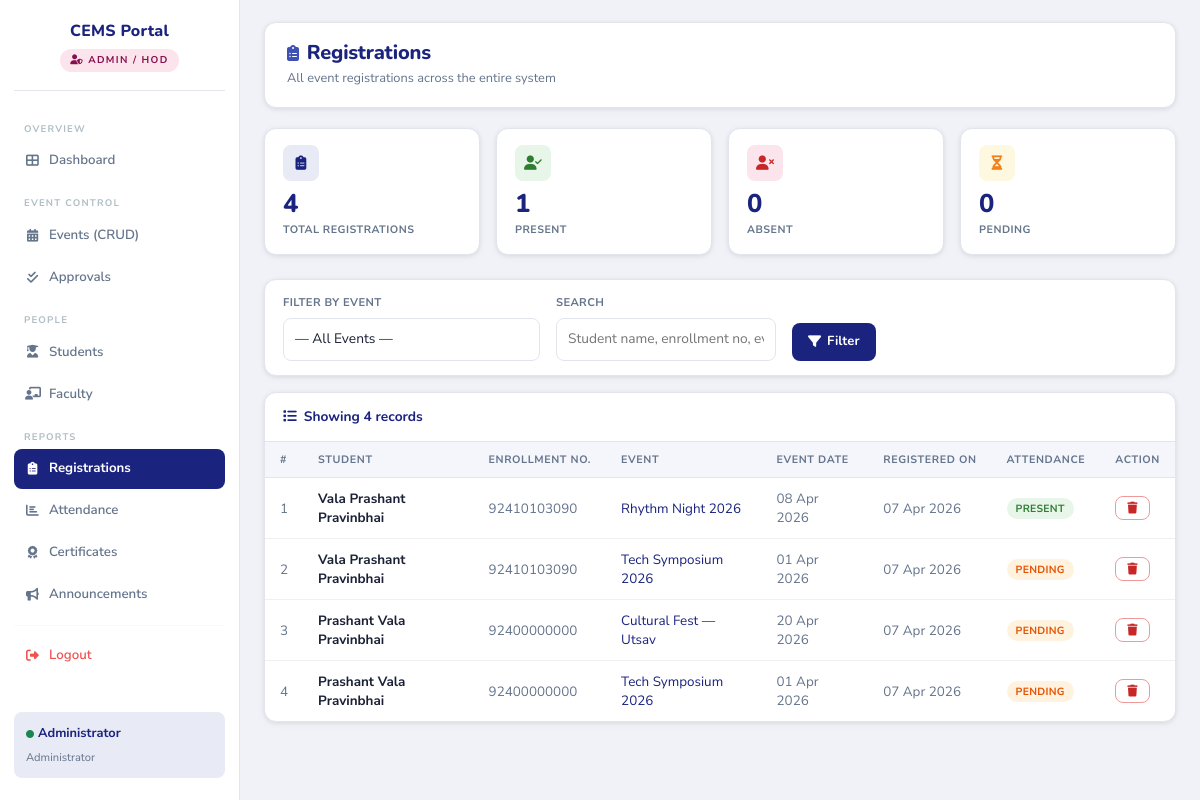
/admin/registrations.php (signed in), run on an earlier commit of the app's database.
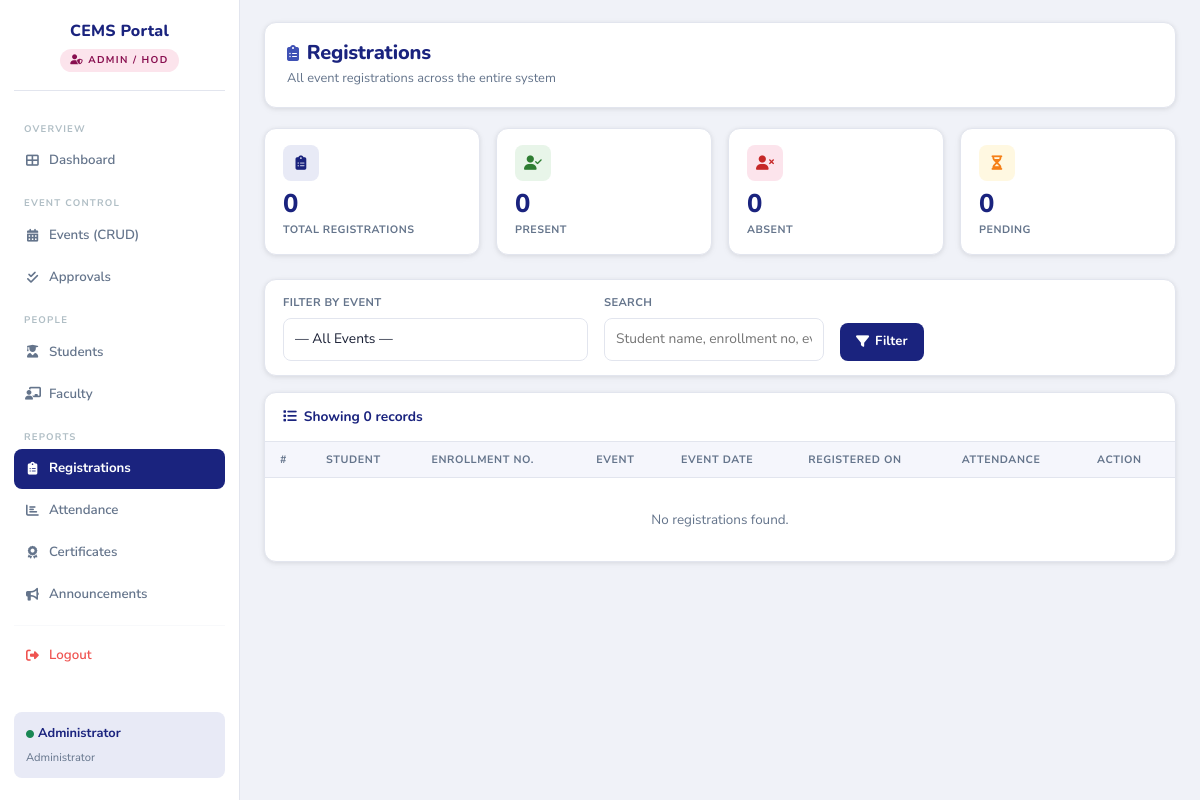
And on a later commit of the database.
### tables this page shows
CREATE TABLE registrations (
    registration_id INT AUTO_INCREMENT PRIMARY KEY,
    student_id      INT NOT NULL,
    event_id        INT NOT NULL,
    registration_date TIMESTAMP DEFAULT CURRENT_TIMESTAMP,
    UNIQUE KEY uq_reg (student_id, event_id),
    FOREIGN KEY (student_id) REFERENCES students(student_id) ON DELETE CASCADE,
    FOREIGN KEY (event_id)   REFERENCES events(event_id)    ON DELETE CASCADE
);

CREATE TABLE students (
    student_id    INT AUTO_INCREMENT PRIMARY KEY,
    full_name     VARCHAR(150) NOT NULL,
    enrollment_no VARCHAR(11)  NOT NULL UNIQUE,
    email         VARCHAR(150) NOT NULL UNIQUE,
    phone         VARCHAR(15)  DEFAULT NULL,
    password      VARCHAR(255) NOT NULL,
    created_at    TIMESTAMP    DEFAULT CURRENT_TIMESTAMP
);

CREATE TABLE events (
    event_id         INT AUTO_INCREMENT PRIMARY KEY,
    event_name       VARCHAR(200) NOT NULL,
    description      TEXT         DEFAULT NULL,
    venue            VARCHAR(200) DEFAULT NULL,
    event_date       DATE         NOT NULL,
    event_time       TIME         DEFAULT NULL,
    capacity         INT          DEFAULT NULL,
    status           ENUM('Pending','Approved','Rejected') NOT NULL DEFAULT 'Pending',
    rejection_reason VARCHAR(500) DEFAULT NULL,
    created_by       INT          NOT NULL,
    created_at       TIMESTAMP    DEFAULT CURRENT_TIMESTAMP,
    FOREIGN KEY (created_by) REFERENCES faculty(faculty_id) ON DELETE CASCADE
);

### admin/registrations.php (the view, shortened to what the changed rows need)
<?php
require_once('../config/db.php');
$where  = ["1=1"];
$params = [];
$types  = "";
$sql = "
    SELECT r.registration_id, r.registration_date,
           s.student_id, s.full_name AS student_name, s.enrollment_no, s.email,
           e.event_id, e.event_name, e.event_date, e.venue, e.status AS event_status,
           COALESCE(a.status, 'Pending') AS att_status
    FROM registrations r
    JOIN students s ON s.student_id = r.student_id
    JOIN events   e ON e.event_id   = r.event_id
    LEFT JOIN attendance a ON a.student_id = r.student_id AND a.event_id = r.event_id
    WHERE " . implode(' AND ', $where) . "
    ORDER BY r.registration_date DESC
";
$registrations = [];
try {
    if ($params) {
        $stmt = $conn->prepare($sql);
        $stmt->bind_param($types, ...$params); $stmt->execute();
        $registrations = $stmt->get_result()->fetch_all(MYSQLI_ASSOC);
    } else {
        $registrations = $conn->query($sql)->fetch_all(MYSQLI_ASSOC);
    }
} catch (Exception $e) {}
$total_regs    = $conn->query("SELECT COUNT(*) c FROM registrations")->fetch_assoc()['c'];
$present_count = $conn->query("SELECT COUNT(*) c FROM attendance WHERE status='Present'")->fetch_assoc()['c'];
?>
<!DOCTYPE html>
<html lang="en">
<head>
    <link href="https://cdn.jsdelivr.net/npm/bootstrap@5.3.2/dist/css/bootstrap.min.css" rel="stylesheet">
    <link rel="stylesheet" href="https://cdnjs.cloudflare.com/ajax/libs/font-awesome/6.4.2/css/all.min.css">
    <link rel="stylesheet" href="../assets/css/style.css">
</head>
<body>
<main class="main-content"><div class="content-inner">
<div class="page-header">
    <div>
        <h1><i class="fas fa-clipboard-list me-2" style="color:var(--accent);font-size:1rem;"></i>Registrations</h1>
    </div>
</div>
<div class="row g-3 mb-4">
    <div class="col-6 col-md-3">
        <div class="stat-card">
            <div class="stat-icon blue"><i class="fas fa-clipboard-list"></i></div>
            <div class="stat-number"><?= $total_regs ?></div>
            <div class="stat-label">Total Registrations</div>
        </div>
    </div>
    <div class="col-6 col-md-3">
        <div class="stat-card">
            <div class="stat-icon green"><i class="fas fa-user-check"></i></div>
            <div class="stat-number"><?= $present_count ?></div>
            <div class="stat-label">Present</div>
        </div>
    </div>
</div>
<div class="table-wrap">
    <div class="card-header-custom">
        <i class="fas fa-list"></i> Showing <?= count($registrations) ?> record<?= count($registrations) !== 1 ? 's' : '' ?>
    </div>
    <table class="cems-table">
        <thead>
            <tr><th>#</th><th>Student</th><th>Enrollment No.</th><th>Event</th><th>Event Date</th><th>Registered On</th><th>Attendance</th><th>Action</th></tr>
        </thead>
        <tbody>
        <?php foreach ($registrations as $i => $r): ?>
        <?php
            $s  = $r['att_status'];
            $bc = $s === 'Present' ? 'badge-present' : ($s === 'Absent' ? 'badge-absent' : 'badge-pending');
        ?>
        <tr>
            <td style="color:var(--text-muted);"><?= $i + 1 ?></td>
            <td><strong><?= htmlspecialchars($r['student_name']) ?></strong></td>
            <td style="color:var(--text-muted);"><?= htmlspecialchars($r['enrollment_no']) ?></td>
            <td style="color:var(--primary);"><?= htmlspecialchars($r['event_name']) ?></td>
            <td style="color:var(--text-muted);"><?= date('d M Y', strtotime($r['event_date'])) ?></td>
            <td style="color:var(--text-muted);"><?= date('d M Y', strtotime($r['registration_date'])) ?></td>
            <td><span class="badge-cems <?= $bc ?>"><?= $s ?></span></td>
            <td>
                <button class="btn-danger-custom btn-sm-custom"
                    onclick="confirmDelReg(<?= $r['registration_id'] ?>, <?= $r['event_id'] ?>, <?= $r['student_id'] ?>, '<?= addslashes(htmlspecialchars($r['student_name'])) ?>', '<?= addslashes(htmlspecialchars($r['event_name'])) ?>')">
                    <i class="fas fa-trash"></i>
                </button>
            </td>
        </tr>
        <?php endforeach; ?>
        <?php if (empty($registrations)): ?>
        <tr><td colspan="8" style="text-align:center;padding:32px;color:var(--text-muted);">No registrations found.</td></tr>
        <?php endif; ?>
        </tbody>
    </table>
</div>
</div></main>
</body>
</html>

What changed in the data, as far as the page shows it:
removed registrations: student.full_name "Vala Prashant Pravinbhai", student.enrollment_no "92410103090", event.event_name "Rhythm Night 2026", event.event_date "08 Apr 2026", registration_date "07 Apr 2026", s "PRESENT"
removed registrations: student.full_name "Vala Prashant Pravinbhai", student.enrollment_no "92410103090", event.event_name "Tech Symposium 2026", event.event_date "01 Apr 2026", registration_date "07 Apr 2026", s "PENDING"
removed registrations: student.full_name "Prashant Vala Pravinbhai", student.enrollment_no "92400000000", event.event_name "Cultural Fest — Utsav", event.event_date "20 Apr 2026", registration_date "07 Apr 2026", s "PENDING"
removed registrations: student.full_name "Prashant Vala Pravinbhai", student.enrollment_no "92400000000", event.event_name "Tech Symposium 2026", event.event_date "01 Apr 2026", registration_date "07 Apr 2026", s "PENDING"
Also different on the page:
$total_regs: "4" → "0"
$present_count: "1" → "0"
count($registrations): "4" → "0"
text now shown: "No registrations found."
